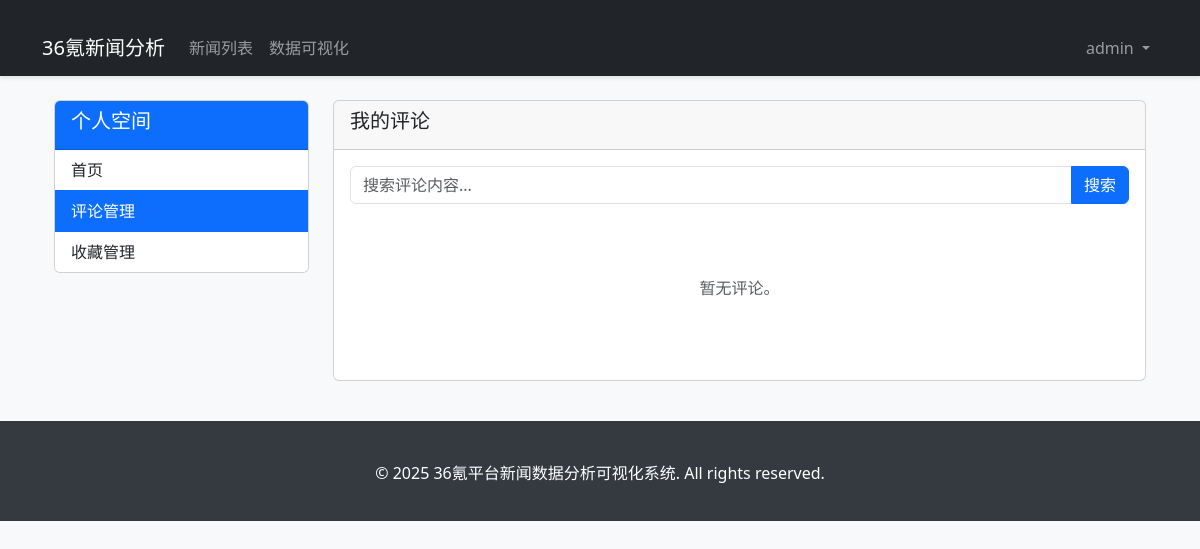
/profile/comments/ (signed in), run on an earlier commit of the app's database.
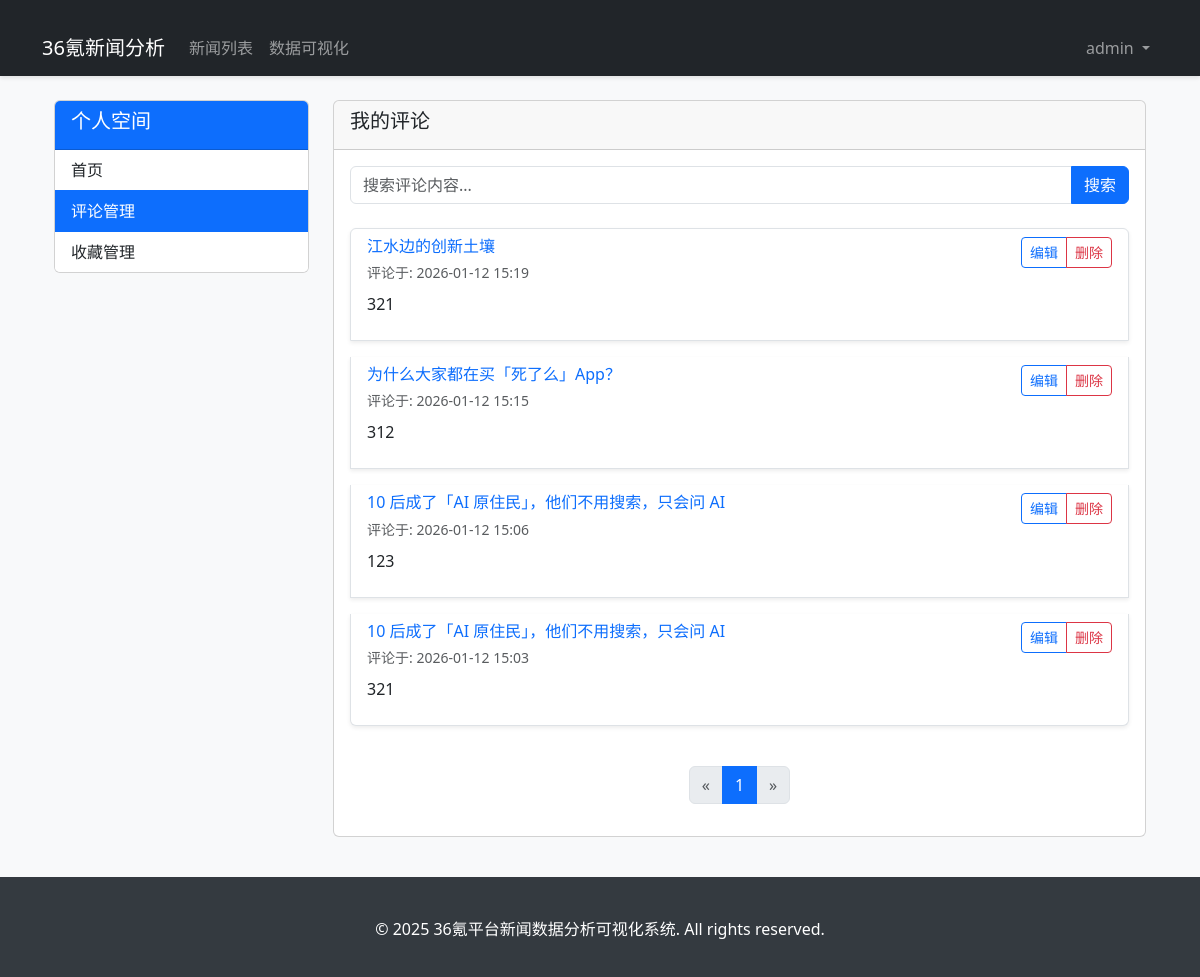
And on a later commit of the database.
### news_analysis/models.py (models this page shows, shortened)
class Comment(models.Model):
    news = models.ForeignKey(News, on_delete=models.CASCADE, related_name='comments', verbose_name='关联新闻')
    user = models.ForeignKey(User, on_delete=models.CASCADE, related_name='comments', verbose_name='评论用户')
    content = models.TextField(verbose_name='评论内容')
    created_at = models.DateTimeField(auto_now_add=True, verbose_name='评论时间')
    updated_at = models.DateTimeField(auto_now=True, verbose_name='更新时间')
    parent = models.ForeignKey('self', null=True, blank=True, on_delete=models.CASCADE, related_name='replies', verbose_name='父评论')
    is_deleted = models.BooleanField(default=False, verbose_name='是否删除')
    class Meta:
        verbose_name = '评论'
        verbose_name_plural = '评论列表'
        ordering = ['-created_at']

class News(models.Model):
    title = models.CharField(max_length=255, verbose_name='新闻标题')
    content = models.TextField(verbose_name='新闻内容')
    publish_time = models.DateTimeField(verbose_name='发布时间')
    url = models.URLField(max_length=500, verbose_name='新闻链接', unique=True)
    platform = models.CharField(max_length=20, choices=PlatformChoice.choices, verbose_name='来源平台')
    source_id = models.CharField(max_length=100, verbose_name='平台内部ID', unique=True)
    author = models.CharField(max_length=100, blank=True, null=True, verbose_name='作者')
    read_count = models.IntegerField(default=0, verbose_name='阅读量')
    created_at = models.DateTimeField(auto_now_add=True, verbose_name='创建时间')
    updated_at = models.DateTimeField(auto_now=True, verbose_name='更新时间')
    is_valid = models.BooleanField(default=True, verbose_name='是否有效')
    class Meta:
        verbose_name = '新闻'
        verbose_name_plural = '新闻列表'
        ordering = ['-publish_time']

### news_analysis/views/profile_views.py (the view)
# urls.py: path('profile/comments/', profile_views.user_comments, name='user_comments'),
@login_required
def user_comments(request):
    search_query = request.GET.get('q', '')
    query = Q(user=request.user, is_deleted=False)
    if search_query:
        query &= Q(content__icontains=search_query)
    comments = Comment.objects.filter(query).order_by('-created_at')
    paginator = Paginator(comments, 10)
    page = request.GET.get('page', 1)
    try:
        comments_page = paginator.page(page)
    except PageNotAnInteger:
        comments_page = paginator.page(1)
    except EmptyPage:
        comments_page = paginator.page(paginator.num_pages)
    return render(request, 'profile/comments.html', {
        'comments': comments_page,
        'search_query': search_query
    })

### templates/profile/comments.html (shortened to what the changed rows need)
{% extends 'base.html' %}
{% block content %}
<div class="container mt-4">
    <div class="row">
        <div class="col-md-9">
            <div class="card">
                <div class="card-body">
                    {% if comments %}
                        <ul class="list-group">
                            {% for comment in comments %}
                                <li class="list-group-item mb-3 shadow-sm">
                                    <div class="d-flex justify-content-between align-items-start">
                                        <div>
                                            <h6 class="mb-1">
                                                <a href="{% url 'news_detail' comment.news.id %}" class="text-primary text-decoration-none">
                                                    {{ comment.news.title|truncatechars:50 }}
                                                </a>
                                            </h6>
                                            <small class="text-muted">评论于: {{ comment.created_at|date:"Y-m-d H:i" }}</small>
                                        </div>
                                        <div class="btn-group">
                                            <a href="{% url 'edit_comment' comment.id %}" class="btn btn-sm btn-outline-primary">编辑</a>
                                            <a href="{% url 'delete_comment' comment.id %}" class="btn btn-sm btn-outline-danger" onclick="return confirm('确定要删除这条评论吗？')">删除</a>
                                        </div>
                                    </div>
                                    <div class="mt-2">
                                        <p>{{ comment.content }}</p>
                                    </div>
                                </li>
                            {% endfor %}
                        </ul>
                        <nav aria-label="Page navigation" class="mt-4">
                            <ul class="pagination justify-content-center">
                                {% if comments.has_previous %}
                                    <li class="page-item">
                                        <a class="page-link" href="?page={{ comments.previous_page_number }}{% if search_query %}&q={{ search_query }}{% endif %}" aria-label="Previous">
                                            <span aria-hidden="true">&laquo;</span>
                                        </a>
                                    </li>
                                {% else %}
                                    <li class="page-item disabled">
                                        <a class="page-link" href="#" aria-label="Previous">
                                            <span aria-hidden="true">&laquo;</span>
                                        </a>
                                    </li>
                                {% endif %}
                                {% for num in comments.paginator.page_range %}
                                    {% if comments.number == num %}
                                        <li class="page-item active"><a class="page-link" href="#">{{ num }}</a></li>
                                    {% else %}
                                        <li class="page-item"><a class="page-link" href="?page={{ num }}{% if search_query %}&q={{ search_query }}{% endif %}">{{ num }}</a></li>
                                    {% endif %}
                                {% endfor %}
                                {% if comments.has_next %}
                                    <li class="page-item">
                                        <a class="page-link" href="?page={{ comments.next_page_number }}{% if search_query %}&q={{ search_query }}{% endif %}" aria-label="Next">
                                            <span aria-hidden="true">&raquo;</span>
                                        </a>
                                    </li>
                                {% else %}
                                    <li class="page-item disabled">
                                        <a class="page-link" href="#" aria-label="Next">
                                            <span aria-hidden="true">&raquo;</span>
                                        </a>
                                    </li>
                                {% endif %}
                            </ul>
                        </nav>
                    {% else %}
                        <div class="text-center py-5">
                            <p class="text-muted">暂无评论{% if search_query %}，或者没有匹配的搜索结果{% endif %}。</p>
                        </div>
                    {% endif %}
                </div>
            </div>
        </div>
    </div>
</div>
{% endblock %}

What changed in the data, as far as the page shows it:
added Comment: news "江水边的创新土壤", created_at "2026-01-12 15:19", content "321"
added Comment: news "为什么大家都在买「死了么」App？", created_at "2026-01-12 15:15", content "312"
added Comment: news "10 后成了「AI 原住民」，他们不用搜索，只会问 AI", created_at "2026-01-12 15:06", content "123"
added Comment: news "10 后成了「AI 原住民」，他们不用搜索，只会问 AI", created_at "2026-01-12 15:03", content "321"
Also different on the page:
text no longer shown: "暂无评论 。"
new list line: "1"
